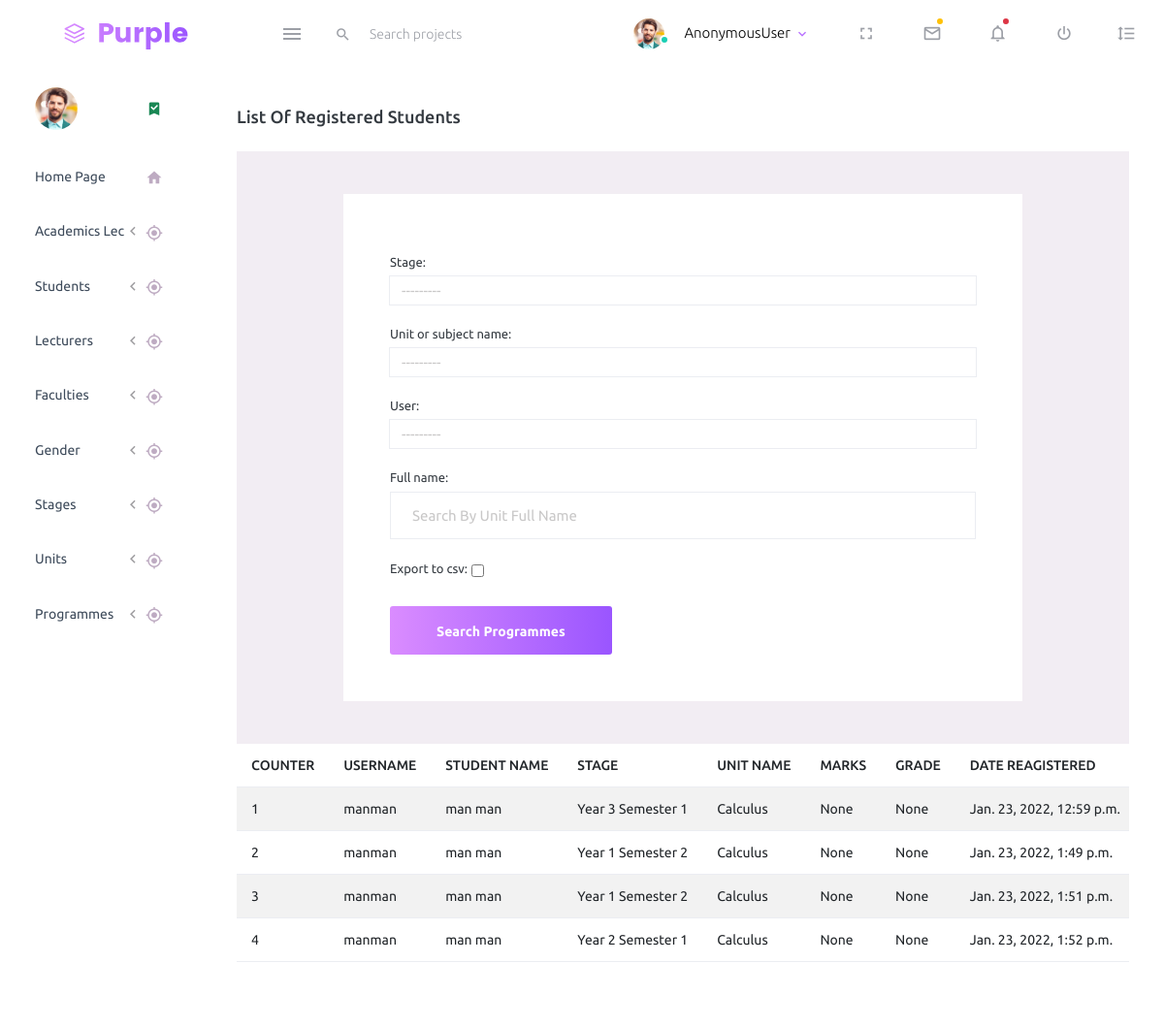
Page /school/list_registered_units/ on the earlier database version.
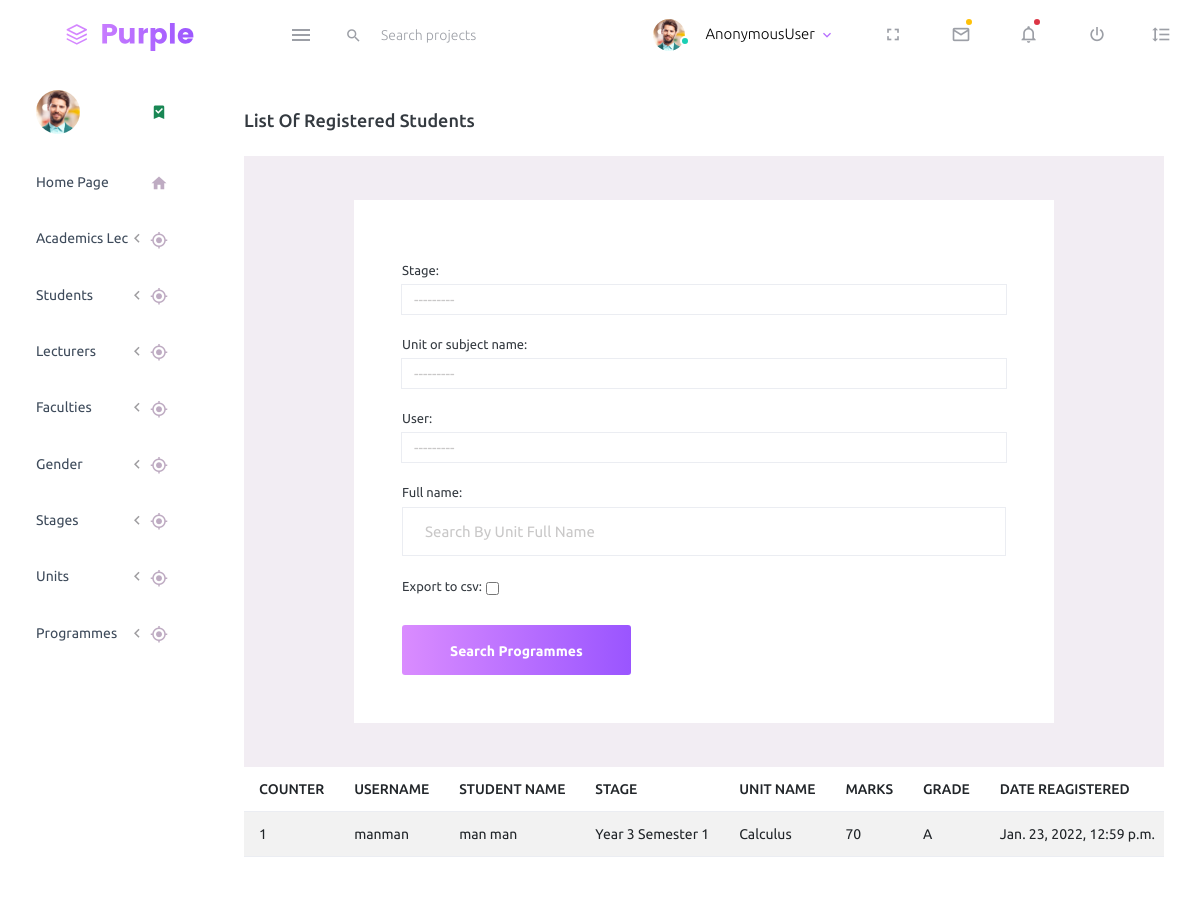
Same page on the later database version.
### school/models.py (models this page shows)
class marks_yr1(models.Model):
    user = models.ForeignKey(User, max_length=255, on_delete=models.CASCADE, blank=True)
    full_name = models.CharField(max_length=255, blank=True, null=True)
    stage = models.ForeignKey(Stages, max_length=255, on_delete=models.CASCADE, blank=False)
    unit_or_subject_name = models.ForeignKey(Units, max_length=255, on_delete=models.CASCADE, blank=False)
    marks = models.CharField(max_length=255, blank=True, null=True)
    grade = models.CharField(max_length=255, blank=True, null=True)
    date_created = models.DateTimeField(
        null=True, blank=True, auto_now_add=True)
    date_updated = models.DateTimeField(null=True, blank=True, auto_now=True)

class Stages(models.Model):
    year = models.CharField(max_length=255, blank=True, null=True)
    def __str__(self):
        return self.year

class Units(models.Model):
    unit_name = models.CharField(max_length=255, blank=True, null=True)
    date_created = models.DateTimeField(
        null=True, blank=True, auto_now_add=True)
    date_updated = models.DateTimeField(null=True, blank=True, auto_now=True)
    def __str__(self):
        return self.unit_name

### school/my_views.py (the view, shortened to what this page needs)
# urls.py: path('list_registered_units/', my_views.list_registered_units, name='list_registered_units'),
def list_registered_units(request):
    title = 'List of Registered Students'
    form = MarksSearch(request.POST or None)
    queryset = marks_yr1.objects.all()
    context = {
        "title": title,
        "queryset": queryset,
    }
    context = {
        "form": form,
        "title": title,
        "queryset": queryset,
    }
    return render(request, "units/list_registered_units.html", context)

### school/forms.py
class MarksSearch(forms.ModelForm):
    export_to_CSV = forms.BooleanField(required=False)
    class Meta:
        model = marks_yr1
        fields = ['stage', 'unit_or_subject_name', 'user', 'full_name']
        widgets = {'stage': forms.Select(
            attrs={'class': 'form-control', 'placeholder': 'Search By Stage'}),
            'unit_or_subject_name': forms.Select(
            attrs={'class': 'form-control', 'placeholder': 'Search By Unit Name'}),
            'user': forms.Select(
            attrs={'class': 'form-control', 'placeholder': 'Search By Username'}),
            'full_name': forms.TextInput(
            attrs={'class': 'form-control', 'placeholder': 'Search By Unit Full Name'})}

### school/templates/units/list_registered_units.html (shortened to what this page needs)
{% extends 'index2.html' %}
{% load static %}
{% block content %}
<div class="col-lg-10 grid-margin stretch-card">
    <div class="card">
      <div class="card-body">
        <h4 class="card-title">{{title}}</h4>
        <div class="content-wrapper d-flex align-items-center auth">
            <div class="row flex-grow">
              <div class="col-lg-10 mx-auto">
                <div class="auth-form-light text-left p-5">
                  <form class="pt-3" method="post" action="">
                      <fieldset>
                        {% for fm in form %}
                            <div class="form-group">
                                {{fm.label_tag}}
                                {{fm}}
                            </div>
                        {% endfor %}
                        <div class="mt-3">
                          <button class="btn btn-block btn-gradient-primary btn-lg font-weight-medium auth-form-btn" type="submit">Search Programmes</button>
                        </div>
                      </fieldset>
                  </form>
                </div>
              </div>
            </div>
          </div>
        <div class="col-lg-12 table-responsive fixed-table-body">
          <table class="table table-striped">
            <thead>
              <tr>
                <th> COUNTER </th>
                <th> USERNAME </th>
                <th> STUDENT NAME </th>
                <th> STAGE </th>
                <th> UNIT NAME </th>
                <th> MARKS </th>
                <th> GRADE </th>
                <th> DATE REAGISTERED </th>
              </tr>
            </thead>
            <tbody>
              {% for instance in queryset %}
              <tr>
                  <td class="py-1">{{forloop.counter}}</td>
                  <td>{{instance.user}}</td>
                  <td>{{instance.full_name}}</td>
                  <td>{{instance.stage}}</td>
                  <td>{{instance.unit_or_subject_name}}</td>
                  <td>{{instance.marks}}</td>
                  <td>{{instance.grade}}</td>
                  <td>{{instance.date_created}}</td>
              </tr>
              {% endfor %}
            </tbody>
          </table>
        </div>
      </div>
    </div>
  </div>
  {% endblock content %}

### school/templates/index2.html (shortened to what this page needs)
{%load static%}
<!DOCTYPE html>
<html lang="en">
  <head>
    <link rel="stylesheet" href="{% static 'dash/assets/vendors/mdi/css/materialdesignicons.min.css' %}">
    <link rel="stylesheet" href="{% static 'dash/assets/vendors/css/vendor.bundle.base.css' %}">
    <link rel="stylesheet" href="{% static 'dash/assets/css/style.css' %}">
    <link rel="stylesheet" type="text/css" href="{% static 'mine/toastr.min.css' %}" media="all">
    <link rel="stylesheet" type="text/css" href="{% static 'select2/select2.min.css' %}" media="all">
  </head>
  <body>
    <div class="container-scroller">
      {% include 'navbar.html' %}
      <div class="container-fluid page-body-wrapper">
        {% include 'side_bar.html' %}
        {% block content %}
        {% endblock content %}
      </div>
    </div>
  </body>
</html>

### school/templates/navbar.html (shortened to what this page needs)
      {% load static %}
      <nav class="navbar default-layout-navbar col-lg-12 col-12 p-0 fixed-top d-flex flex-row">
        <div class="text-center navbar-brand-wrapper d-flex align-items-center justify-content-center">
          <a class="navbar-brand brand-logo" href="/"><img src="{% static 'dash/assets/images/logo.svg' %}" alt="logo" /></a>
        </div>
        <div class="navbar-menu-wrapper d-flex align-items-stretch">
          <button class="navbar-toggler navbar-toggler align-self-center" type="button" data-toggle="minimize">
            <span class="mdi mdi-menu"></span>
          </button>
          <div class="search-field d-none d-md-block">
            <form class="d-flex align-items-center h-100" action="#">
              <div class="input-group">
                <div class="input-group-prepend bg-transparent">
                  <i class="input-group-text border-0 mdi mdi-magnify"></i>
                </div>
                <input type="text" class="form-control bg-transparent border-0" placeholder="Search projects">
              </div>
            </form>
          </div>
          <ul class="navbar-nav navbar-nav-right">
            <li class="nav-item nav-profile dropdown">
              <a class="nav-link dropdown-toggle" id="profileDropdown" href="#" data-bs-toggle="dropdown" aria-expanded="false">
                <div class="nav-profile-img">
                  <img src="{% static 'dash/assets/images/faces/face1.jpg' %}" alt="image">
                  <span class="availability-status online"></span>
                </div>
                <div class="nav-profile-text">
                  <p class="mb-1 text-black">{{request.user}}</p>
                </div>
              </a>
            </li>
            <li class="nav-item d-none d-lg-block full-screen-link">
              <a class="nav-link">
                <i class="mdi mdi-fullscreen" id="fullscreen-button"></i>
              </a>
            </li>
            <li class="nav-item dropdown">
              <a class="nav-link count-indicator dropdown-toggle" id="messageDropdown" href="#" data-bs-toggle="dropdown" aria-expanded="false">
                <i class="mdi mdi-email-outline"></i>
                <span class="count-symbol bg-warning"></span>
              </a>
            </li>
            <li class="nav-item dropdown">
              <a class="nav-link count-indicator dropdown-toggle" id="notificationDropdown" href="#" data-bs-toggle="dropdown">
                <i class="mdi mdi-bell-outline"></i>
                <span class="count-symbol bg-danger"></span>
              </a>
            </li>
            <li class="nav-item nav-logout d-none d-lg-block">
              <a class="nav-link" href="#">
                <i class="mdi mdi-power"></i>
              </a>
            </li>
            <li class="nav-item nav-settings d-none d-lg-block">
              <a class="nav-link" href="#">
                <i class="mdi mdi-format-line-spacing"></i>
              </a>
            </li>
          </ul>
        </div>
      </nav>

### school/templates/side_bar.html (shortened to what this page needs)
        {% load static %}
        <nav class="sidebar sidebar-offcanvas" id="sidebar">
            <ul class="nav">
              <li class="nav-item nav-profile">
                <a href="#" class="nav-link">
                  <div class="nav-profile-image">
                    <img src="{% static 'dash/assets/images/faces/face1.jpg' %}" alt="profile">
                  </div>
                  <i class="mdi mdi-bookmark-check text-success nav-profile-badge"></i>
                </a>
              </li>
              <li class="nav-item">
                <a class="nav-link" href="{% url 'home' %}">
                  <span class="menu-title">Home Page</span>
                  <i class="mdi mdi-home menu-icon"></i>
                </a>
              </li>
              <li class="nav-item">
              {% if request.user.is_superuser %}
              <li class="nav-item">
                <a class="nav-link" data-bs-toggle="collapse" href="#academics" aria-expanded="false" aria-controls="ui-basic">
                  <span class="menu-title">Academics Stud</span>
                  <i class="menu-arrow"></i>
                  <i class="mdi mdi-crosshairs-gps menu-icon"></i>
                </a>
                <div class="collapse" id="academics">
                  <ul class="nav flex-column sub-menu">
                    <li class="nav-item"> <a class="nav-link" href="">Register Semester</a></li>
                    <li class="nav-item"> <a class="nav-link" href="{% url 'school:unit_registration' %}">Register Units</a></li>
                    <li class="nav-item"> <a class="nav-link" href="">Print Exam Card</a></li>
                    <li class="nav-item"> <a class="nav-link" href="">View Transcripts</a></li>
                    <li class="nav-item"> <a class="nav-link" href="">Print Transcripts</a></li>
                  </ul>
                </div>
              </li>
              <li class="nav-item">
                <a class="nav-link" data-bs-toggle="collapse" href="#financials" aria-expanded="false" aria-controls="ui-basic">
                  <span class="menu-title">Financials</span>
                  <i class="menu-arrow"></i>
                  <i class="mdi mdi-crosshairs-gps menu-icon"></i>
                </a>
                <div class="collapse" id="financials">
                  <ul class="nav flex-column sub-menu">
                    <li class="nav-item"> <a class="nav-link" href="">Print Receipts</a></li>
                  </ul>
                  <ul class="nav flex-column sub-menu">
                    <li class="nav-item"> <a class="nav-link" href="">Pay School Fees</a></li>
                  </ul>
                  <ul class="nav flex-column sub-menu">
                    <li class="nav-item"> <a class="nav-link" href="">Pay for Retakes/Resits/Sups</a></li>
                  </ul>
                </div>
              </li>
              {% else %}
              <li class="nav-item">
                <a class="nav-link" data-bs-toggle="collapse" href="#academics1" aria-expanded="false" aria-controls="ui-basic">
                  <span class="menu-title">Academics Lec</span>
                  <i class="menu-arrow"></i>
                  <i class="mdi mdi-crosshairs-gps menu-icon"></i>
                </a>
              </li>
              <li class="nav-item">
                <a class="nav-link" data-bs-toggle="collapse" href="#students" aria-expanded="false" aria-controls="ui-basic">
                  <span class="menu-title">Students</span>
                  <i class="menu-arrow"></i>
                  <i class="mdi mdi-crosshairs-gps menu-icon"></i>
                </a>
              </li>
              <li class="nav-item">
                <a class="nav-link" data-bs-toggle="collapse" href="#lecs" aria-expanded="false" aria-controls="ui-basic">
                  <span class="menu-title">Lecturers</span>
                  <i class="menu-arrow"></i>
                  <i class="mdi mdi-crosshairs-gps menu-icon"></i>
                </a>
              </li>
              <li class="nav-item">
                <a class="nav-link" data-bs-toggle="collapse" href="#faccs" aria-expanded="false" aria-controls="ui-basic">
                  <span class="menu-title">Faculties</span>
                  <i class="menu-arrow"></i>
                  <i class="mdi mdi-crosshairs-gps menu-icon"></i>
                </a>
              </li>
              <li class="nav-item">
                <a class="nav-link" data-bs-toggle="collapse" href="#gender" aria-expanded="false" aria-controls="ui-basic">
                  <span class="menu-title">Gender</span>
                  <i class="menu-arrow"></i>
                  <i class="mdi mdi-crosshairs-gps menu-icon"></i>
                </a>
              </li>
              <li class="nav-item">
                <a class="nav-link" data-bs-toggle="collapse" href="#stages" aria-expanded="false" aria-controls="ui-basic">
                  <span class="menu-title">Stages</span>
                  <i class="menu-arrow"></i>
                  <i class="mdi mdi-crosshairs-gps menu-icon"></i>
                </a>
              </li>
              <li class="nav-item">
                <a class="nav-link" data-bs-toggle="collapse" href="#units" aria-expanded="false" aria-controls="ui-basic">
                  <span class="menu-title">Units</span>
                  <i class="menu-arrow"></i>
                  <i class="mdi mdi-crosshairs-gps menu-icon"></i>
                </a>
              </li>
              <li class="nav-item">
                <a class="nav-link" data-bs-toggle="collapse" href="#programmes" aria-expanded="false" aria-controls="ui-basic">
                  <span class="menu-title">Programmes</span>
                  <i class="menu-arrow"></i>
                  <i class="mdi mdi-crosshairs-gps menu-icon"></i>
                </a>
              </li>
              {% endif %}
            </ul>
          </nav>

Differences in the rows shown:
removed marks_yr1: user "manman", full_name "man man", stage "Year 1 Semester 2", unit_or_subject_name "Calculus", marks "None", grade "None", date_created "Jan. 23, 2022, 1:49 p.m."
removed marks_yr1: user "manman", full_name "man man", stage "Year 1 Semester 2", unit_or_subject_name "Calculus", marks "None", grade "None", date_created "Jan. 23, 2022, 1:51 p.m."
removed marks_yr1: user "manman", full_name "man man", stage "Year 2 Semester 1", unit_or_subject_name "Calculus", marks "None", grade "None", date_created "Jan. 23, 2022, 1:52 p.m."
changed marks_yr1 "man man": marks "None" → "70"; grade "None" → "A"
